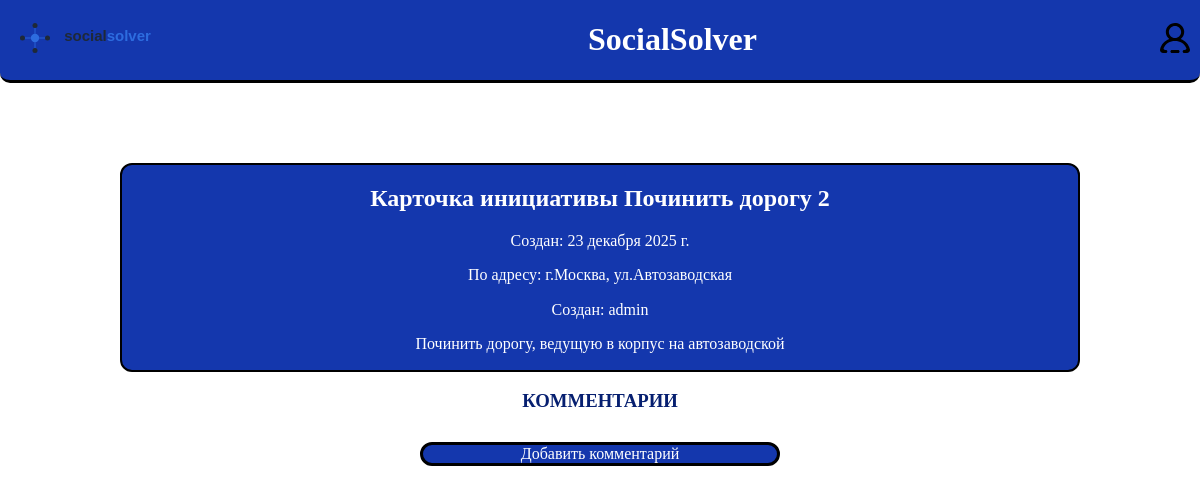
Screenshot of /initiativeCard/2 with the database file from the repository.
### main/models.py (models this page shows, shortened)
class initiative(models.Model):
    title = models.CharField(verbose_name="Название", max_length=50, blank=False)
    text = models.TextField(verbose_name="Описание")
    date = models.DateField(auto_now_add=True)
    offering = models.ForeignKey(settings.AUTH_USER_MODEL, on_delete=models.CASCADE)
    image = models.ImageField(upload_to= "initiatives/", blank=True, null=True)
    adres = models.TextField(default="г.Москва")

class CustomUser(AbstractUser):
    about = models.TextField(verbose_name="Инфо", blank=True, null=True)
    avatar = models.ImageField(upload_to= "users/", blank = True, null=True)

### main/views.py (the view)
# urls.py: path("initiativeCard/<int:pk>", inc, name="initiativeCard"),
def inc(request, pk):
    ini = get_object_or_404(initiative, pk = pk)
    comments = ini.comments.all()
    return render(request, "main/inc.html", {"initiative" : ini, "comments": comments})

### main/templates/main/inc.html (shortened to what this page needs)
{% extends "main/inct.html" %}
{% block card %}
    <div>
        <h2>Карточка инициативы {{ initiative.title }}</h2>
        <p>Создан: {{ initiative.date }}</p>
        <p>По адресу: {{ initiative.adres }}</p>
        <p>Создан: {{ initiative.offering }}</p>
        <p>{{ initiative.text }}</p>
    </div>
    <h3>КОММЕНТАРИИ</h3>
{% endblock %}

### main/static/main/inc.css (style rules this page uses)
* { box-sizing: border-box; }
body { margin: 0; }
h2 { text-align: center; color: #fff; }
p { color: #fff; text-align: center; }
main div { width: 80%; margin:auto; background-color: #1437AD; border: #000 solid 2px; border-radius: 12px; }
h3 { color: #061F70; text-align: center; }

### rows the page displays
initiative: title "Починить дорогу 2", date "23 декабря 2025 г.", adres "г.Москва, ул.Автозаводская", offering "admin", text "Починить дорогу, ведущую в корпус на автозаводской"
